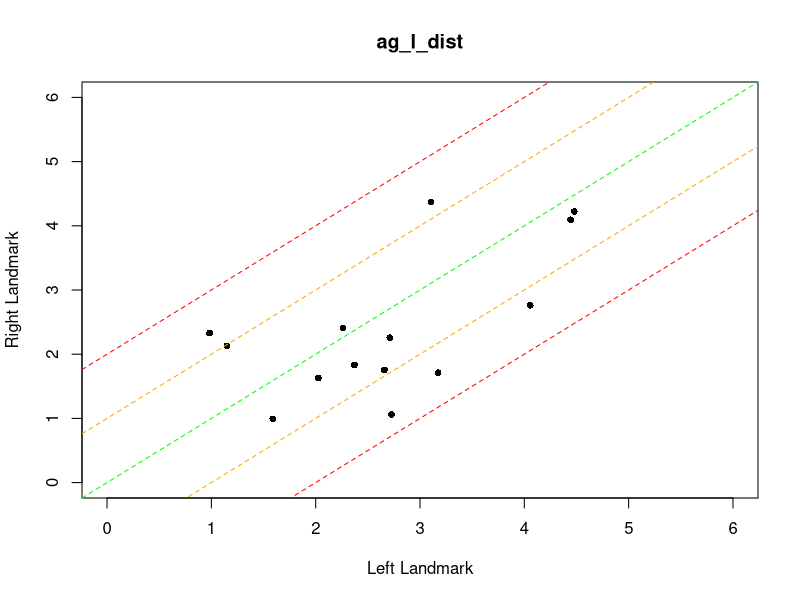
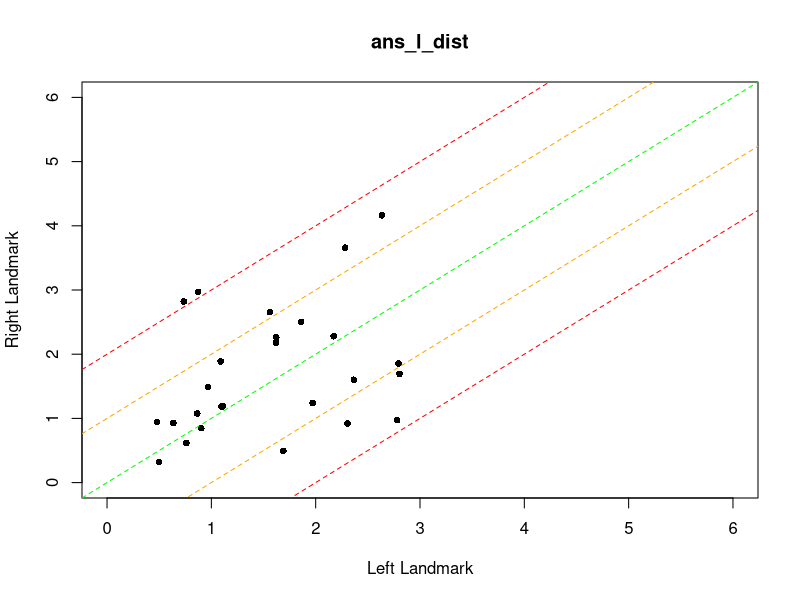
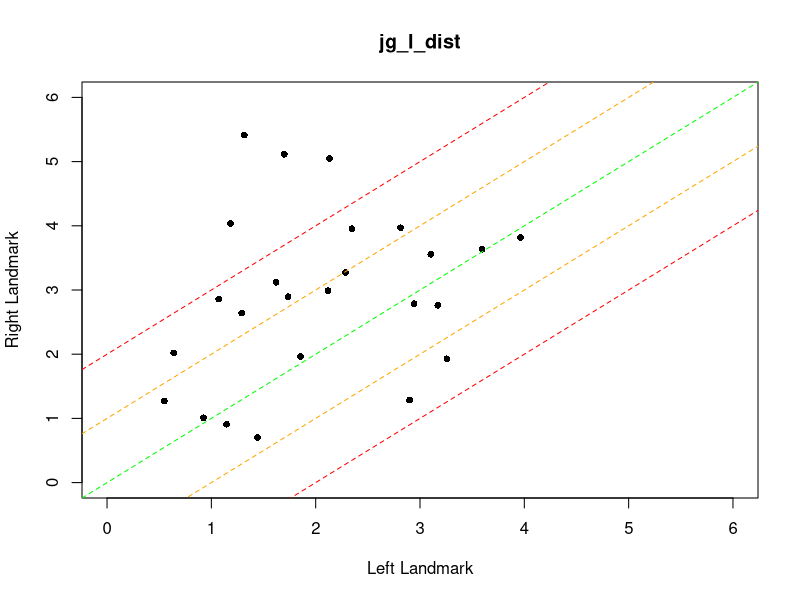
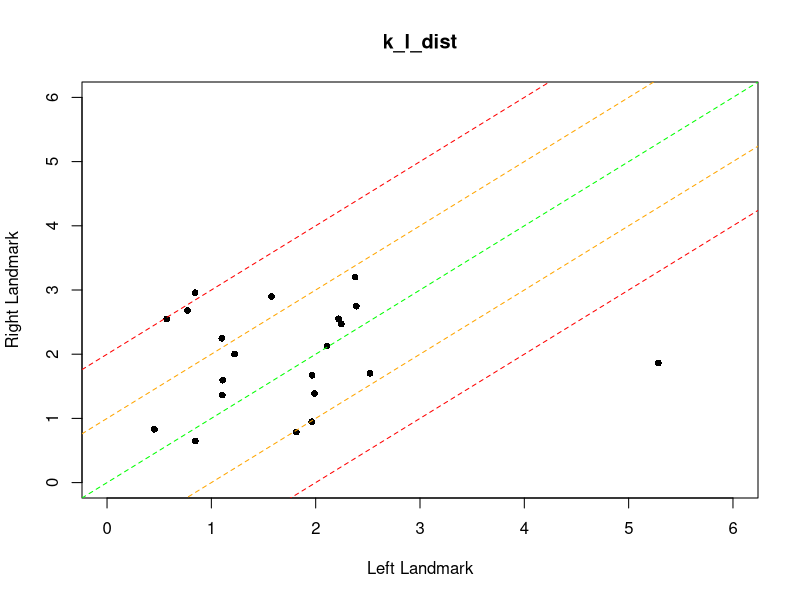
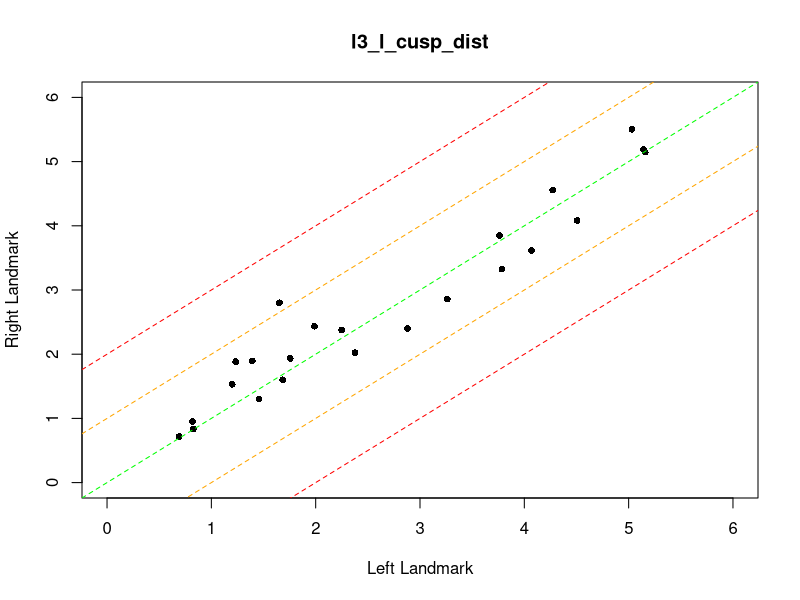
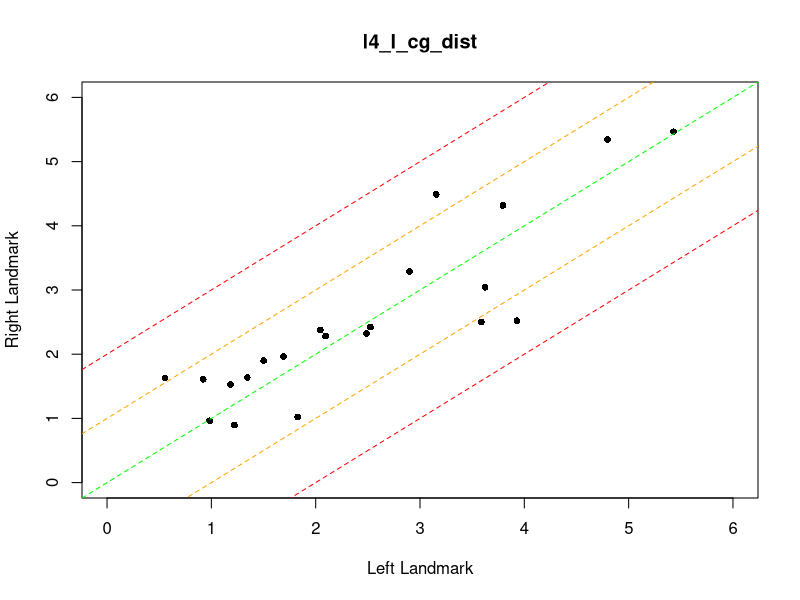
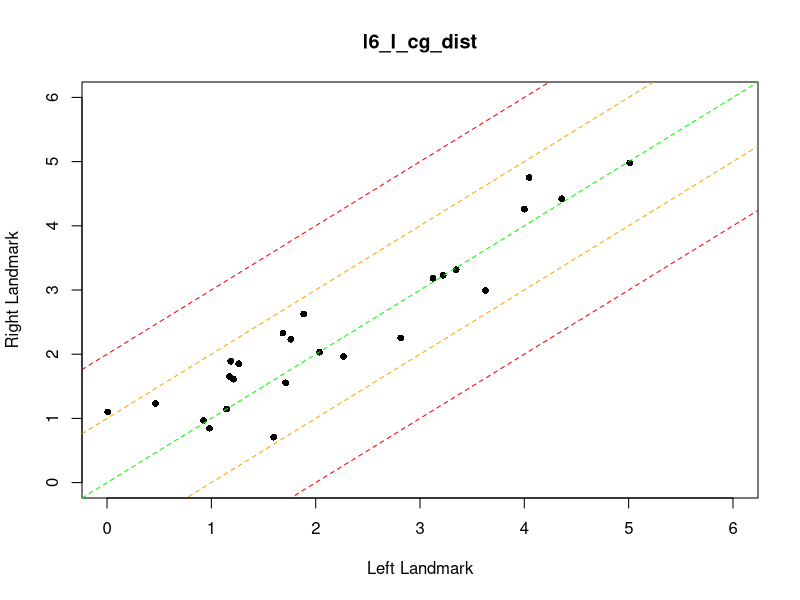
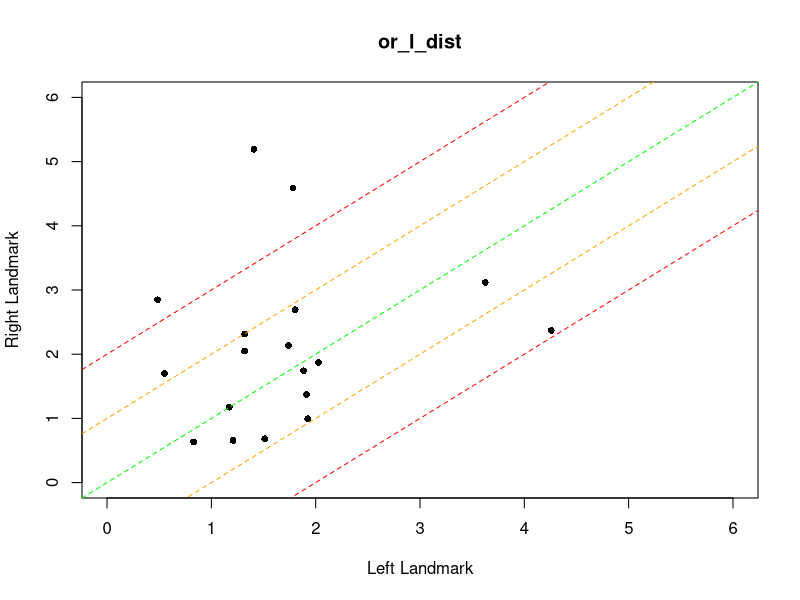

Write R code to recreate these figures, in order.
## ---- chunk 1
library(readxl) #for reading excel
library(corrplot) #for correlation plot
library(glmnet) #for lasso and ridge regression (for variable selection)
## ---- chunk 2
t1_minus_t2 <- read_excel("t1_minus_t2.xlsx")



#This extracts the euclidean distances along with the patient identifiers.

numcolmax <- length(t1_minus_t2[1, ]) #original number of columns
distances <- as.data.frame(t1_minus_t2[ , c(1, seq(5, numcolmax, by = 4))]) #extracting, turning into dataframe

#str(distances) #look at; I commented this out using "#"; you can remove this



#Now I clean the data

#columns were not in order (left and right were not necessarily beside each other); fixed using sort

distances <- distances[ , c(1, order(names(distances[, 2:45])) + 1)] #sorting, not including the first column

#str(distances) #look at; manually sorting it is; I commented this out using "#"; you can remove this

distances_sorted <- distances[ , c(1:20, 22, 21, 23, 24, 27, 25, 28, 26, 29, 32, 35, 30, 33, 31, 34, 36, 40, 37, 41, 38, 42, 39, 43, 44, 45)] #here I am sorting manually; this could be rearranged in excel as well before starting

#str(distances_sorted) #look at; it looks good now

# distances_sorted$k_r_dist[22] <- NA #replacing extreme outlier with NA
# 
# distances_sorted$k_l_dist[22] <- NA #paired observation
# 
# distances_sorted$u6_l_furc_dist[19] <- NA #replacing extreme outlier with NA
# 
# distances_sorted$u6_r_furc_dist[19] <- NA #paired observation



#Dataframe for asymmetries, named after the left landmark

asym <- distances_sorted[ , 1]
for (landmark in 1:22){
   asym <- as.data.frame(cbind(asym, as.vector(abs(distances_sorted[, (2*landmark)] - distances_sorted[, (2*landmark + 1)]))))
}

names(asym) <- names(distances_sorted[ , c(1, seq(2, 44, by = 2))])

## ---- chunk 3

for (landmark_plot in 1:22){
  plot(distances_sorted[ , 2*landmark_plot], distances_sorted[ , 2*landmark_plot + 1], #plots points
       ylim = c(0,6), xlim = c(0,6), #axis
       ylab = "Right Landmark", xlab = "Left Landmark", main = names(asym)[landmark_plot + 1], #labels
       pch = 16, cex = .9) #point shape and size
  
  abline(a = 0, b = 1, lty = 2, col = "green") #dotted lines (lty = 2) with slope 'b' and y-intercept 'a'
  abline(a = 1, b = 1, lty = 2, col = "orange")
  abline(a = 2, b = 1, lty = 2, col = "red")
  abline(a = -1, b = 1, lty = 2, col = "orange")
  abline(a = -2, b = 1, lty = 2, col = "red")
}

## ---- chunk 4
for(landmark in 1:22){
  print(t.test(asym[ , landmark + 1], alternative = "greater",
         mu = 1)$p.value) #This '1' is the value that you may want to change depending on what you would like to test
}

## ---- chunk 5

asym

## ---- chunk 6
demographics <- as.data.frame(read_excel("demographics.xlsx"))

demographics[ , 4] <- as.factor(demographics[ , 4])
demographics[ , 5] <- as.factor(demographics[ , 5])
demographics[ , 7] <- as.factor(demographics[ , 7])
demographics[ , 8] <- as.factor(demographics[ , 8])
demographics[ , 9] <- as.factor(demographics[ , 9])
demographics[ , 10] <- as.factor(demographics[ , 10])

demographics <- cbind(demographics, asym)

## ---- chunk 7

for (demographic in 2:10) {
  plot(demographics[, 1], demographics[ , demographic])
}

## ---- chunk 8

removed_NA_patients <- demographics[ , colSums(is.na(demographics)) == 0] #removed landmarks with any NA's for the graphic

M = cor(removed_NA_patients[,-c(1,11, 4, 5, 7, 8, 9, 10)]) #removing patient identifiers and categorical variables for graphic
corrplot(M, method = 'color', order = 'FPC', type = 'lower', diag = FALSE) #there is a very high correlation between the two ages which needs to be accounted for

sum(demographics[, 7]==demographics[, 8]) #ie. it agrees in 25 out of 26 patients

sum(demographics[, 9]==demographics[, 10], na.rm = TRUE) #ie. it agrees in 20 out of 26 patients

M[1,2] #a very strong correlation between age
## ---- chunk 9
pvalues_coeff <- vector(mode = "numeric", length = 10)
coeff <- vector(mode = "numeric", length = 10)

for (landmark in 12:33) {

  small_dataset <- demographics[ , c(2:10)]
  first_model <- lm(demographics[, landmark] ~ . + `T1 age`:`T2 age`-`PMD right`-`right posterior TAD # cortices`, data = small_dataset)

  print(summary(first_model))
  
  pvalues_coeff <- cbind(pvalues_coeff, summary(first_model)$coefficients[,4])
  
  coeff <- cbind(coeff, summary(first_model)$coefficients[,1])
  
}

rowSums(pvalues_coeff)
rowSums(coeff)/22

## ---- chunk 10
pvalues_coeff <- vector(mode = "numeric", length = 7)

coeff <- vector(mode = "numeric", length = 7)

for (landmark in 12:33) {

  small_dataset <- demographics[ , c(2:10)]
  first_model <- lm(demographics[, landmark] ~ . -`T1 age`-`T2 age`-`PMD right`-`right posterior TAD # cortices`, data = small_dataset)

  print(summary(first_model))
  
  pvalues_coeff <- cbind(pvalues_coeff, summary(first_model)$coefficients[,4])
  
  coeff <- cbind(coeff, summary(first_model)$coefficients[,1])
  
  
}

rowSums(pvalues_coeff)

rowSums(coeff)/22

## ---- chunk 11

names(demographics)[18]

small_dataset <- demographics[ , c(2:10)]
first_model <- lm(demographics[, 18] ~ . -`T1 age`-`T2 age`-`PMD right`-`right posterior TAD # cortices`, data = small_dataset)

print(summary(first_model))

plot(first_model)


